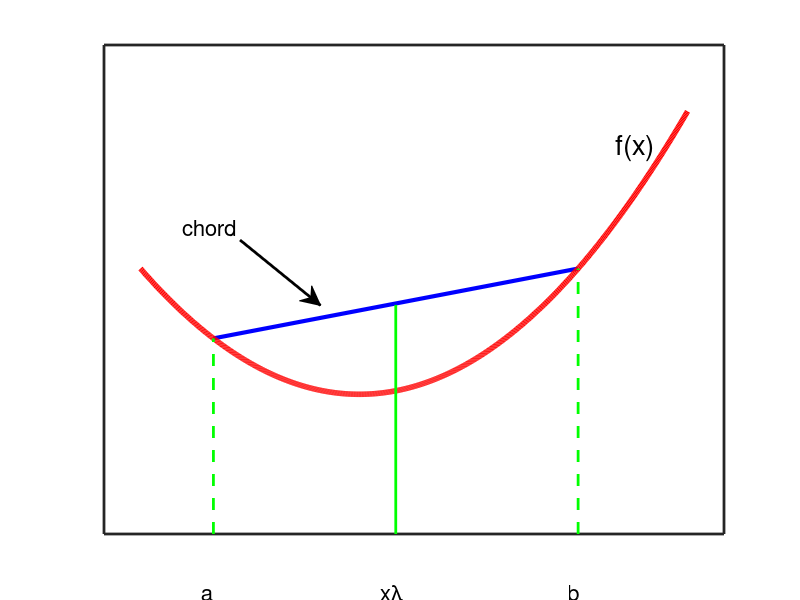

This figure's MATLAB source: (Note: this script raises an error after producing the figure.)
%Illustration of a convex function


figure;
hold all;
domain = -2:0.01:5.5;
f = @(x)(x-1).^2;
plot([-1,4],[f(-1),f(4)],'-b','LineWidth',3);
plot(domain,f(domain),'-r','LineWidth',4);
plot([-1,-1],[-10,f(-1)],'--g','LineWidth',2);
plot([4,4],[-10,f(4)],'--g','LineWidth',2);
plot([1.5,1.5],[-10,6.4],'-g','LineWidth',2);

set(gca,'XTick',[],'YTick',[],'XLim',[-2.5,6],'YLim',[-10,25],'box','on','LineWidth',2);

%f(x)
annotation(gcf,'textbox',[0.77 0.7165 0.08791 0.07622],...
    'String',{'f(x)'},...
    'FontSize',20,...
    'FitBoxToText','off',...
    'LineStyle','none');

%chord
annotation(gcf,'textarrow',[0.3 0.4007],[0.6 0.4909],...
    'TextEdgeColor','none',...
    'TextLineWidth',2,...
    'FontSize',16,...
    'String',{'chord'},...
    'LineWidth',2);

%a
annotation(gcf,'textbox',[0.252 0 0.065 0.119],...
    'String',{'a'},...
    'FontSize',16,...
    'LineStyle','none');

%xlambda
annotation(gcf,'textbox',[0.4761 0 0.065 0.119],...
    'String',{'x\lambda'},...
    'FontSize',16,...
    'LineStyle','none');

%b
annotation(gcf,'textbox',[0.710 0 0.065 0.119],'String',{'b'},...
    'FontSize',16,...
    'LineStyle','none');

maximizeFigure;
p = get(gcf,'Position');
p(3) = 2*p(3)/3;
set(gcf,'Position',p);
printPmtkFigure convexFn
